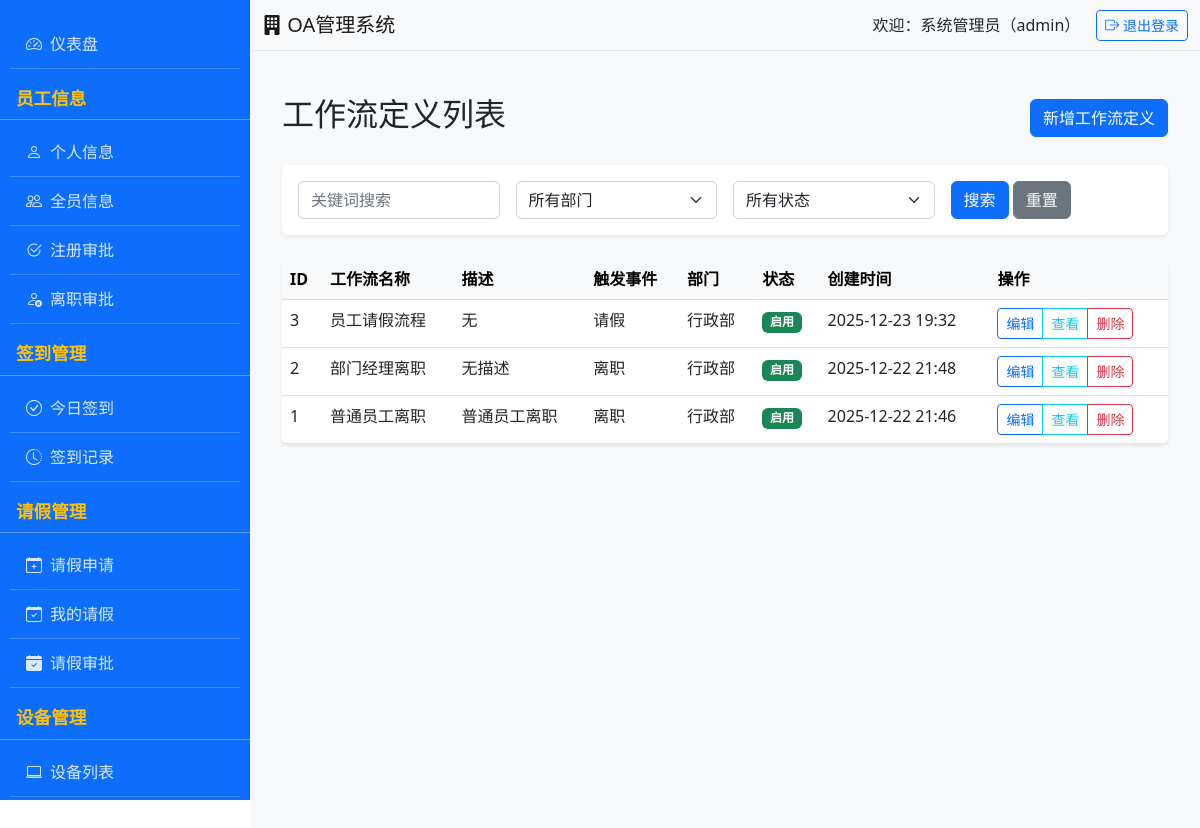
Page /workflow/definitions (signed in) on the committed database.
### app.py (models this page shows)
class WorkflowDefinition(db.Model):
    __tablename__ = 'workflow_definitions'
    id = db.Column(db.Integer, primary_key=True)
    name = db.Column(db.String(100), nullable=False)  # 流程名称
    description = db.Column(db.String(500))  # 流程描述
    trigger_event = db.Column(db.String(50), nullable=False)  # 触发事件：如"请假"、"设备领用"
    department = db.Column(db.String(50), nullable=False)  # 所属部门
    status = db.Column(db.String(20), default='启用')  # 启用/停用
    created_by = db.Column(db.Integer, db.ForeignKey('user.id'))
    created_time = db.Column(db.DateTime, default=datetime.now)
    steps = db.relationship('WorkflowStep', backref='definition', cascade='all, delete-orphan')

### app.py (the view, shortened to what this page needs)
@app.route('/workflow/definitions', methods=['GET'])
@login_required
def workflow_definitions():
    try:
        keyword = request.args.get('keyword', '')  # 按名称/触发事件搜索
        department = request.args.get('department', '')  # 按部门筛选
        status = request.args.get('status', '')  # 按状态（启用/停用）筛选
        page = int(request.args.get('page', 1))  # 分页页码，默认第1页
        per_page = 10  # 每页显示10条
        query = WorkflowDefinition.query
        if department:
            query = query.filter(WorkflowDefinition.department == department)
        elif session.get('role') not in ['admin', 'manager']:  # 普通员工默认看本部门
            query = query.filter(WorkflowDefinition.department == session.get('department'))
        if status:
            query = query.filter(WorkflowDefinition.status == status)
        pagination = query.order_by(WorkflowDefinition.created_time.desc()).paginate(
            page=page,
            per_page=per_page,
            error_out=False
        )
        definitions = pagination.items  # 当前页的流程定义列表
        all_departments = db.session.query(WorkflowDefinition.department).distinct().all()
        departments = [dept[0] for dept in all_departments] if all_departments else []
        return render_template(
            'workflow/definition_list.html',
            definitions=definitions,
            pagination=pagination,
            keyword=keyword,
            department=department,
            status=status,
            departments=departments
        )
    except Exception as e:
        app.logger.error(f"查询流程定义失败：{str(e)}")
        flash(f'查询流程定义失败：{str(e)}', 'danger')
        return render_template('workflow/definition_list.html',
                               definitions=[],
                               pagination=None,
                               keyword='',
                               department='',
                               status='',
                               departments=[])

### app.py (called while the page is built)
def login_required(f):
    @wraps(f)
    def decorated_function(*args, **kwargs):
        if 'user_id' not in session:
            flash('请先登录！', 'warning')
            return redirect(url_for('login'))
        return f(*args, **kwargs)
    return decorated_function

### templates/workflow/definition_list.html (shortened to what this page needs)
{% extends 'base.html' %}
{% block content %}
<div class="container mt-4">
    <div class="d-flex justify-content-between align-items-center mb-4">
        <h2>工作流定义列表</h2>
        <a href="{{ url_for('add_workflow_definition') }}" class="btn btn-primary">
             新增工作流定义
        </a>
    </div>
    <div class="card mb-4">
        <div class="card-body">
            <form method="GET" class="row g-3">
                <div class="col-md-3">
                    <input type="text" class="form-control" name="keyword" placeholder="关键词搜索"
                           value="{{ keyword }}">
                </div>
                <div class="col-md-3">
                    <select class="form-select" name="department">
                        <option value="">所有部门</option>
                    </select>
                </div>
                <div class="col-md-3">
                    <select class="form-select" name="status">
                        <option value="">所有状态</option>
                    </select>
                </div>
                <div class="col-md-3">
                    <button type="submit" class="btn btn-primary">搜索</button>
                    <a href="{{ url_for('workflow_definitions') }}" class="btn btn-secondary">重置</a>
                </div>
            </form>
        </div>
    </div>
    {% if definitions %}
    <div class="card shadow-sm">
        <div class="table-responsive">
            <table class="table table-hover mb-0">
                <thead class="table-light">
                    <tr>
                        <th>ID</th>
                        <th>工作流名称</th>
                        <th>描述</th>
                        <th>触发事件</th>
                        <th>部门</th>
                        <th>状态</th>
                        <th>创建时间</th>
                        <th>操作</th>
                    </tr>
                </thead>
                <tbody>
                    {% for definition in definitions %}
                    <tr>
                        <td>{{ definition.id }}</td>
                        <td>{{ definition.name }}</td>
                        <td>{{ definition.description or '无描述' }}</td>
                        <td>{{ definition.trigger_event }}</td>
                        <td>{{ definition.department }}</td>
                        <td>
                            {% if definition.status == '启用' %}
                            <span class="badge bg-success">启用</span>
                            {% else %}
                            <span class="badge bg-secondary">禁用</span>
                            {% endif %}
                        </td>
                        <td>{{ definition.created_time.strftime('%Y-%m-%d %H:%M') }}</td>
                        <td>
                            <div class="btn-group btn-group-sm">
                                {% if session.role in ['admin', 'manager'] %}
                                <a href="{{ url_for('edit_workflow_definition', definition_id=definition.id) }}"
                                   class="btn btn-outline-primary">编辑</a>
                                {% endif %}
                                <a href="{{ url_for('workflow_definition_detail', def_id=definition.id) }}"
                                   class="btn btn-outline-info">查看</a>
                                {% if session.role in ['admin', 'manager'] %}
                                <button onclick="confirmDelete({{ definition.id }})"
                                        class="btn btn-outline-danger">删除</button>
                                {% endif %}
                            </div>
                        </td>
                    </tr>
                    {% endfor %}
                </tbody>
            </table>
        </div>
    </div>
    {% else %}
    <div class="alert alert-info">
        <i class="fas fa-info-circle"></i> 暂无工作流定义，请点击"新增工作流定义"创建
    </div>
    {% endif %}
</div>
{% endblock %}

### templates/base.html (style rules this page uses)
.card { box-shadow: 0 0.125rem 0.25rem rgba(0, 0, 0, 0.075); border: none; margin-bottom: 20px; }

### rows in the picture
WorkflowDefinition: id "3", name "员工请假流程", description "无", trigger_event "请假", department "行政部", status "启用", created_time "2025-12-23 19:32"
WorkflowDefinition: id "2", name "部门经理离职", description "无描述", trigger_event "离职", department "行政部", status "启用", created_time "2025-12-22 21:48"
WorkflowDefinition: id "1", name "普通员工离职", description "普通员工离职", trigger_event "离职", department "行政部", status "启用", created_time "2025-12-22 21:46"

### other values in the picture
{{ session.real_name }} "系统管理员"
{{ session.role }} "admin"
